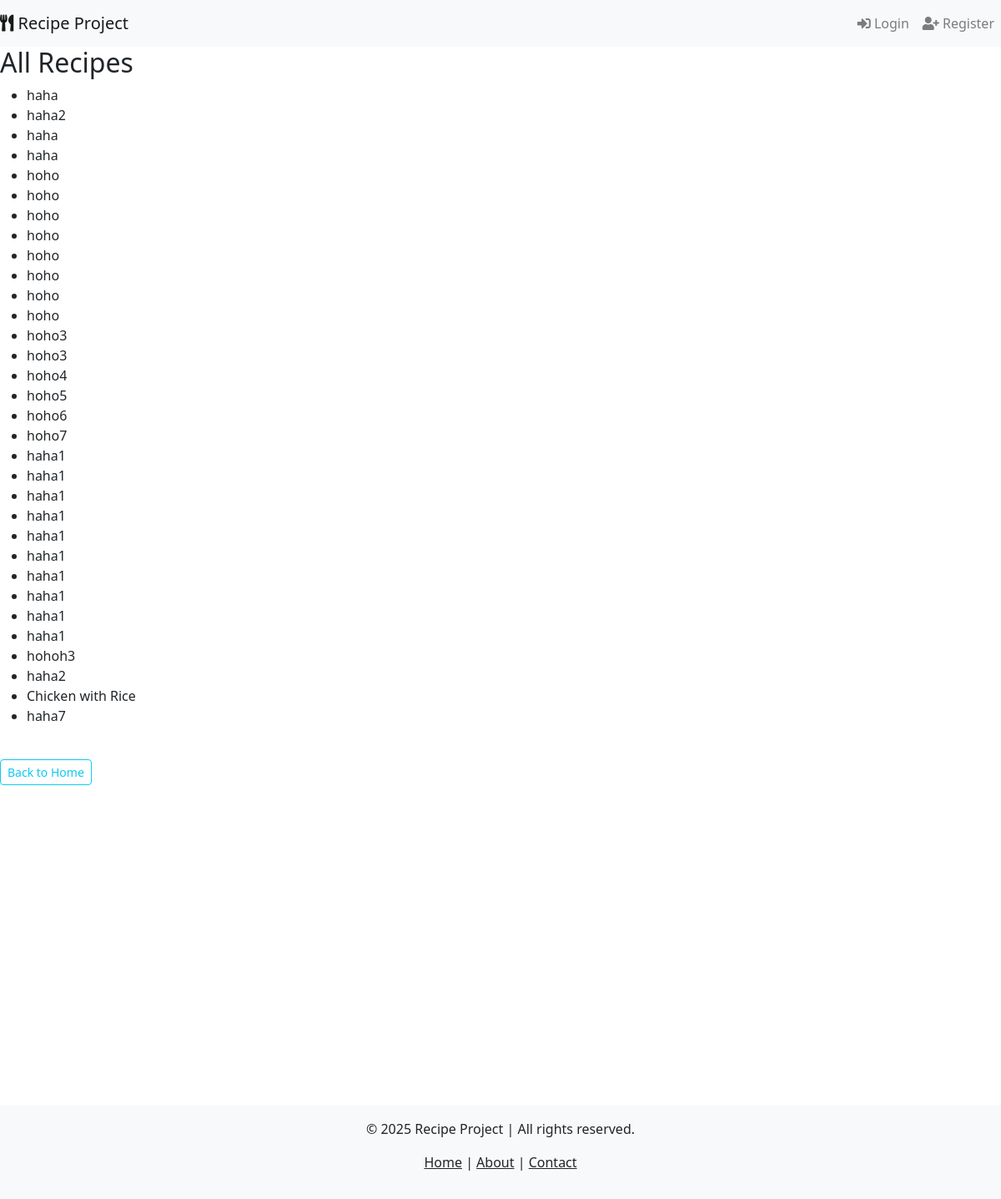
Page /recipes/ on the earlier database version.
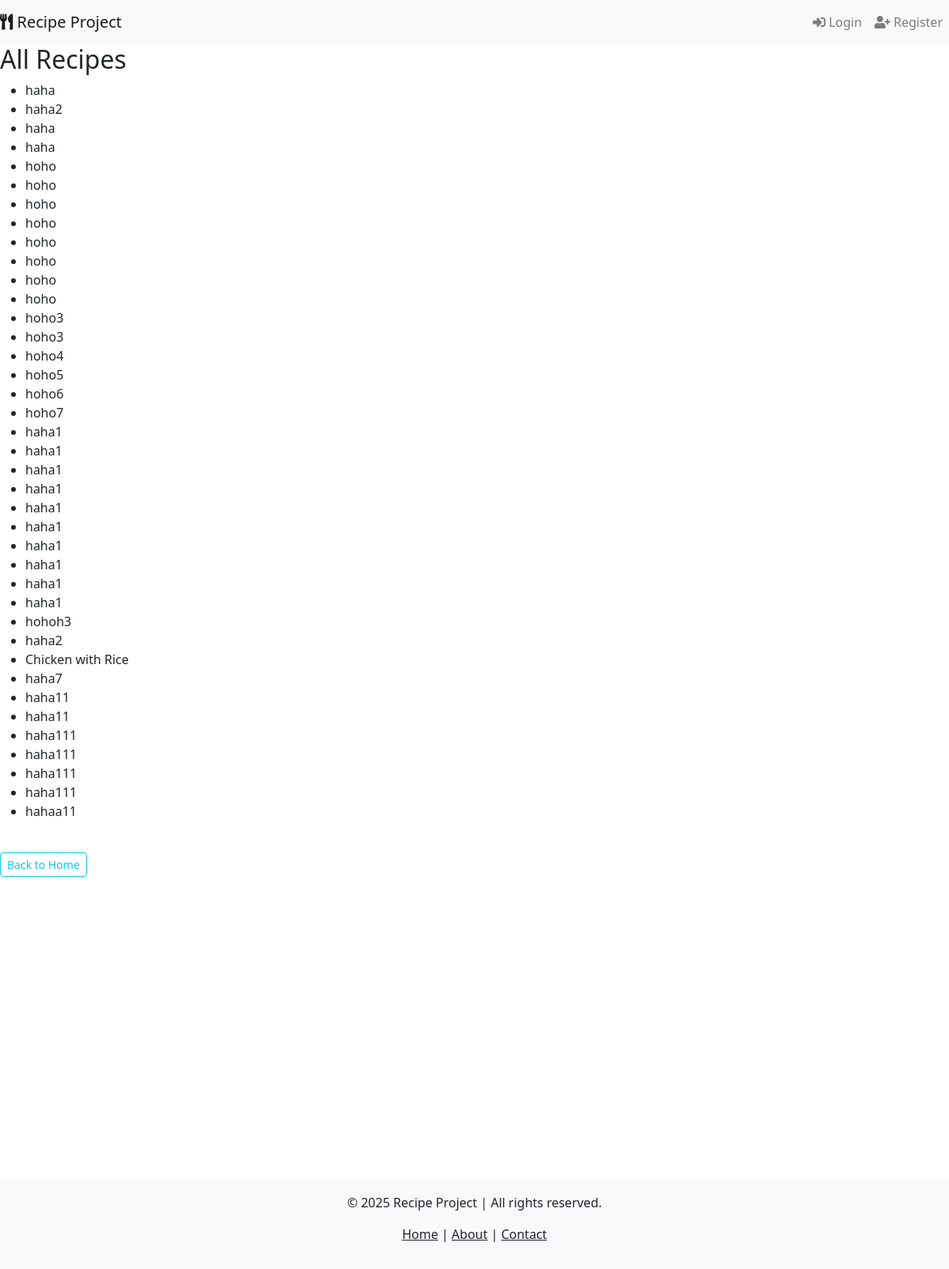
Same page on the later database version.
### recipe_app/models.py (models this page shows, shortened)
class Recipe(models.Model):
    chef = models.ForeignKey(Chef, on_delete=models.CASCADE)
    title = models.CharField(max_length=200)
    description = models.TextField()
    instructions = models.TextField()
    categories = models.ManyToManyField(Category)
    ingredients = models.ManyToManyField(Ingredient)

### recipe_app/views.py (the view)
# urls.py: path('recipes/', views.RecipeListView.as_view(), name='recipe_list'),
class RecipeListView(ListView):
    model = Recipe
    template_name = 'recipe_list.html'
    context_object_name = 'recipes'

### recipe_app/context_processors.py (called while the page is built)
def current_year(request):
    return {'current_year': datetime.now().year}

### templates/recipe_list.html
{% extends 'base.html' %}
{% block content %}
    <h2>All Recipes</h2>
    <ul>
        {% for recipe in recipes %}
            <li>{{ recipe.title }}</li>
        {% endfor %}
    </ul>
    <br>
    <a href="{% url 'home' %}"><button type="button" class="btn btn-outline-info btn-sm">Back to Home</button></a>
{% endblock %}

Differences in the rows shown:
added Recipe: title "haha11"
added Recipe: title "haha11"
added Recipe: title "haha111"
added Recipe: title "haha111"
added Recipe: title "haha111"
added Recipe: title "haha111"
added Recipe: title "hahaa11"
